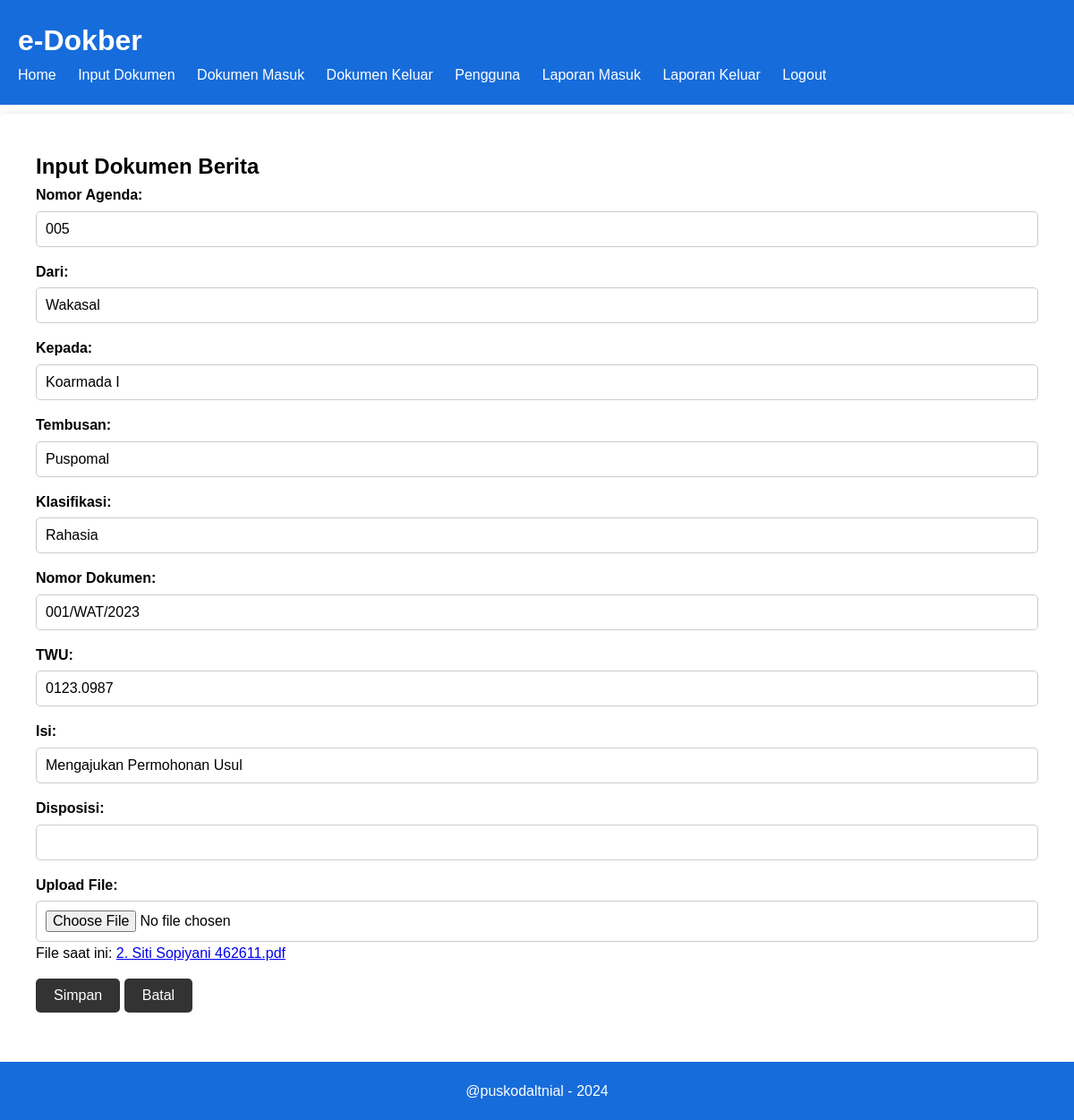
The app's page /input.php?hal=edit&id=8 with its own data.
### tables this page shows
CREATE TABLE IF NOT EXISTS `tbl_berita` (
  `no_id` int NOT NULL AUTO_INCREMENT,
  `nomor_agenda` varchar(25) NOT NULL,
  `dari` varchar(25) NOT NULL,
  `kepada` varchar(25) NOT NULL,
  `tembusan` varchar(25) NOT NULL,
  `klasifikasi` varchar(25) NOT NULL,
  `nomor_surat` varchar(25) NOT NULL,
  `twu` varchar(25) NOT NULL,
  `isi` varchar(250) NOT NULL,
  `file_upload` text NOT NULL,
  `disposisi` varchar(200) NOT NULL,
  `status` int NOT NULL DEFAULT '0',
  PRIMARY KEY (`no_id`)
);

### input.php (the view, shortened to what this page needs)
<?php
$koneksi = new mysqli("localhost", "root", "", "test_db");
$id = "";
$nomor_agenda = "";
$dari = "";
$kepada = "";
$tembusan = "";
$klasifikasi = "";
$nomor_surat = "";
$twu = "";
$isi = "";
$disposisi = "";
$file_upload = "";
if (isset($_GET['hal']) && $_GET['hal'] == "edit") {
    $id = $_GET['id'];
    $query = "SELECT * FROM tbl_berita WHERE no_id = $id";
    $result = $koneksi->query($query);
    if ($result->num_rows > 0) {
        $data = $result->fetch_assoc();
        $nomor_agenda = $data['nomor_agenda'];
        $dari = $data['dari'];
        $kepada = $data['kepada'];
        $tembusan = $data['tembusan'];
        $klasifikasi = $data['klasifikasi'];
        $nomor_surat = $data['nomor_surat'];
        $twu = $data['twu'];
        $isi = $data['isi'];
        $disposisi = $data['disposisi'];
        $file_upload = $data['file_upload'];
    } else {
        echo "Data tidak ditemukan!";
        exit;
    }
}
?>
<!DOCTYPE html>
<html lang="en">
<head>
  <link rel="stylesheet" href="styles.css">
  <link rel="stylesheet" href="input.css">
</head>
<body>
  <header>
    <div class="container">
      <h1>e-Dokber</h1>
      <nav>
        <ul>
          <li><a href="home.php">Home</a></li>
          <li><a href="input.php">Input Dokumen</a></li>
          <li><a href="data.php">Dokumen Masuk</a></li>
          <li><a href="data_keluar.php">Dokumen Keluar</a></li>
          <li class="nav-item"><a class="nav-link" href="register.php">Pengguna</a></li>
          <li class="nav-item"><a class="nav-link" href="report.php">Laporan Masuk</a></li>
          <li class="nav-item"><a class="nav-link" href="report_keluar.php">Laporan Keluar</a></li>
          <li><a href="logout.php">Logout</a></li>
        </ul>
      </nav>
    </div>
  </header>
  <main>
  <section id="input-dokumen">
      <div class="container">
        <h2>Input Dokumen Berita</h2>
        <?php if ($id): ?>
          <form action="upload.php?id=<?= $id ?>" method="post" enctype="multipart/form-data">
        <?php else: ?>
          <form action="upload.php" method="post" enctype="multipart/form-data">
        <?php endif; ?>
          <div>
            <label for="nomor_agenda">Nomor Agenda:</label>
            <input type="text" id="nomor_agenda" name="nomor_agenda" value="<?= $nomor_agenda ?>" required>
          </div>
          <div>
            <label for="dari">Dari:</label>
            <input type="text" id="dari" name="dari" value="<?= $dari ?>" required>
          </div>
          <div>
            <label for="kepada">Kepada:</label>
            <input type="text" id="kepada" name="kepada" value="<?= $kepada ?>" required>
          </div>
          <div>
            <label for="tembusan">Tembusan:</label>
            <input type="text" id="tembusan" name="tembusan" value="<?= $tembusan ?>" required>
          </div>
          <div>
            <label for="klasifikasi">Klasifikasi:</label>
            <input type="text" id="klasifikasi" name="klasifikasi" value="<?= $klasifikasi ?>" required>
          </div>
          <div>
            <label for="nomor_surat">Nomor Dokumen:</label>
            <input type="text" id="nomor_surat" name="nomor_surat" value="<?= $nomor_surat ?>" required>
          </div>
          <div>
            <label for="twu">TWU:</label>
            <input type="text" id="twu" name="twu" value="<?= $twu ?>" required>
          </div>
          <div>
            <label for="isi">Isi:</label>
            <input type="text" id="isi" name="isi" value="<?= $isi ?>" required>
          </div>
          <div>
            <label for="disposisi">Disposisi:</label>
            <input type="text" id="disposisi" name="disposisi" value="<?= $disposisi ?>" required>
          </div>
          <?php if (!$id) { ?>
          <div>
            <label for="file_upload">Upload File:</label>
            <input type="file" id="file_upload" name="file_upload" required>
          </div>
          <?php } else { ?>
          <div>
            <label for="file_upload">Upload File:</label>
            <input type="file" id="file_upload" name="file_upload">
            <p>File saat ini: <a href="uploads/<?= $file_upload ?>" target="_blank"><?= $file_upload ?></a></p>
          </div>
          <?php } ?>
          <div>
          <button type="submit" name="bsimpan">Simpan</button>
          <button type="button" name="bbatal" onclick="window.location.href='input.php'">Batal</button>
          </div>
        </form>
      </div>
    </section>
  </main>
  <footer>
    <div class="container">
      <p>@puskodaltnial - <?= date('Y') ?> </p>
    </div>
  </footer>
</body>
</html>

### styles.css (style rules this page uses)
* { margin: 0; padding: 0; box-sizing: border-box; }
body { font-family: Arial, sans-serif; line-height: 1.6; }
.container { max-width: 1200px; margin: 0 auto; padding: 0 20px; }
header { background: #176cdb; color: #fff; padding: 20px 0; }
header h1 { margin: 0; }
nav ul { list-style: none; }
nav ul li { display: inline; margin-right: 20px; }
nav ul li a { color: #fff; text-decoration: none; }
main { padding: 20px 0; }
section { padding: 20px 0; }
footer { background: #176cdb; color: #fff; padding: 20px 0; text-align: center; }

### input.css (style rules this page uses)
main { padding: 20px; background: #fff; margin-top: 10px; border-radius: 5px; box-shadow: 0 0 10px rgba(0, 0, 0, 0.1); }
form { display: flex; flex-direction: column; }
form div { margin-bottom: 15px; }
form label { font-weight: bold; margin-bottom: 5px; display: block; }
form input[type="text"], form input[type="file"], form textarea { width: 100%; padding: 10px; border: 1px solid #ccc; border-radius: 5px; font-size: 16px; }
form button { padding: 10px 20px; border: none; background: #333; color: #fff; font-size: 16px; border-radius: 5px; cursor: pointer; align-self: flex-start; }

### records on screen
tbl_berita: nomor_agenda "005", dari "Wakasal", kepada "Koarmada I", tembusan "Puspomal", klasifikasi "Rahasia", nomor_surat "001/WAT/2023", twu "0123.0987", isi "Mengajukan Permohonan Usul", file_upload "2. Siti Sopiyani 462611.pdf"
